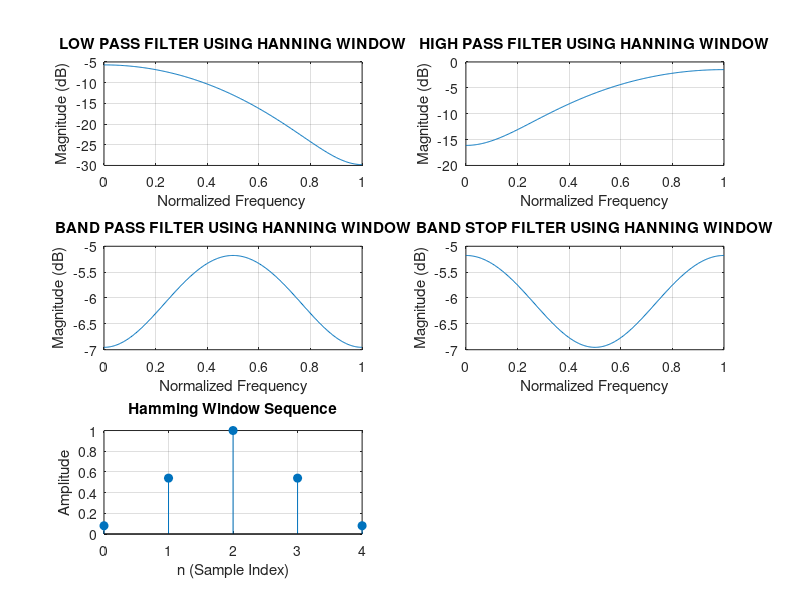

This chart was generated by the following MATLAB code:
%{

HAMMING WINDOW

%}



clc;

clf;

clear;

close all;



wc1 = 0.25 * pi;  

wc2 = 0.75 * pi; 

wc = 0.5 * pi;

N = input('Enter the value of N: '); 

alpha = (N - 1) / 2;  

eps = 0.001; 



n = 0 : N-1;  



% Ideal impulse responses

hd_lowpass = (sin(wc1*(n - alpha + eps))) ./ (pi * (n - alpha + eps));  % Low-pass

hd_highpass= (sin(pi*(n - alpha + eps)) - sin(wc*(n - alpha + eps)))./(pi*(n-alpha+eps)); %high pass

hd_bandpass = (sin(wc2*(n - alpha + eps)) - sin(wc1*(n - alpha + eps))) ./ (pi * (n - alpha + eps));  % Band-pass

hd_bandstop= (sin(wc2*(n - alpha + eps)) - sin(wc1*(n - alpha + eps) +sin(pi*(n-alpha+eps)))) ./ (pi * (n - alpha + eps));

% Window Functions

wr_hamming = hamming(N);  % Hamming window



% Apply Window Functions to the Ideal Impulse Responses

hn_lowpass = hd_lowpass .* wr_hamming'; 

hn_highpass = hd_highpass .* wr_hamming'; 

hn_bandpass = hd_bandpass .* wr_hamming'; 

hn_bandstop = hd_bandstop .* wr_hamming'; 



% FREQUENCY RESPONSE for each filter

w = 0 : 0.01 : pi;  

h_lowpass = freqz(hn_lowpass, 1, w);  

h_highpass = freqz(hn_highpass, 1, w);  

h_bandpass = freqz(hn_bandpass, 1, w);  

h_bandstop = freqz(hn_bandstop, 1, w);  



% PLOTTING THE OUTPUTS

figure;



% LOW-PASS FILTER PLOT

subplot(3, 2, 1);

plot(w/pi, 20*log10(abs(h_lowpass)));  

title('LOW PASS FILTER USING HANNING WINDOW');

xlabel('Normalized Frequency ');

ylabel('Magnitude (dB)');

grid on;



% HIGH-PASS FILTER PLOT

subplot(3, 2, 2);

plot(w/pi, 20*log10(abs(h_highpass)));  

title('HIGH PASS FILTER USING HANNING WINDOW');

xlabel('Normalized Frequency');

ylabel('Magnitude (dB)');

grid on;



% BAND-PASS FILTER PLOT

subplot(3, 2, 3);

plot(w/pi, 20*log10(abs(h_bandpass)));  

title('BAND PASS FILTER USING HANNING WINDOW');

xlabel('Normalized Frequency');

ylabel('Magnitude (dB)');

grid on;



% BAND-STOP FILTER PLOT

subplot(3, 2, 4);

plot(w/pi, 20*log10(abs(h_bandstop)));  

title('BAND STOP FILTER USING HANNING WINDOW');

xlabel('Normalized Frequency');

ylabel('Magnitude (dB)');

grid on;



subplot(3, 2, 5);

stem(n, wr_hamming, 'filled');

title('Hamming Window Sequence');

xlabel('n (Sample Index)');

ylabel('Amplitude');

grid on;
